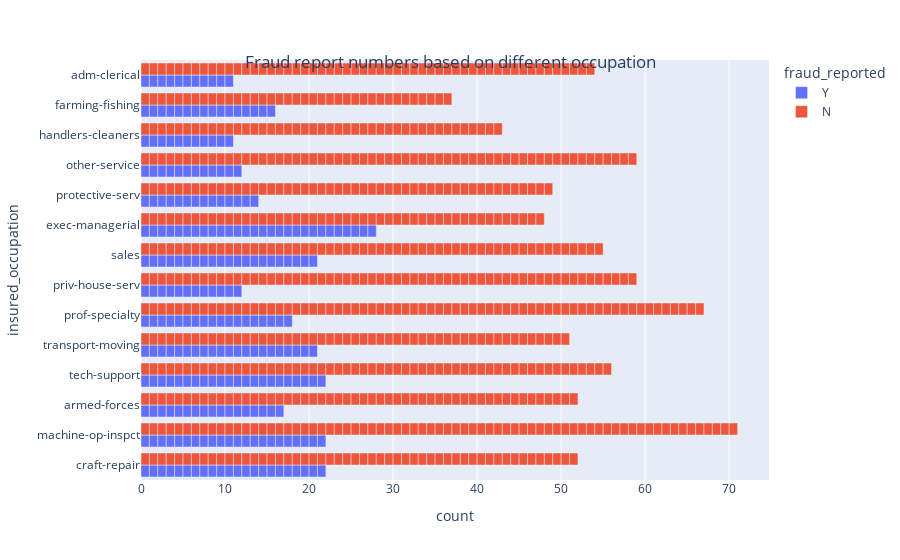

Source (notebook cell):
### Code cell
fig = plot_bar_group(insuranceDf, 'insured_occupation')
fig.update_traces(textposition="outside")
fig.update_layout(    title={
        'text': "Fraud report numbers based on different occupation",
        'y':0.9,
        'x':0.5,
        'xanchor': 'center',
        'yanchor': 'top'})
fig.show()

### Figure 1 — Plotly figure (JSON) as saved in the notebook; plotly's stock layout.template omitted (floating-point values rounded to 4 significant figures; data arrays with more than 128 entries replaced by an {"elided": "..."} marker saying what was removed)
{"data": [{"alignmentgroup": "True", "hovertemplate": "fraud_reported=Y<br>count=%{x}<br>insured_occupation=%{y}<extra></extra>", "legendgroup": "Y", "marker": {"color": "#636efa", "pattern": {"shape": ""}}, "name": "Y", "offsetgroup": "Y", "orientation": "h", "showlegend": true, "textposition": "outside", "type": "bar", "x": {"elided": "247 int values"}, "xaxis": "x", "y": {"elided": "247 str values"}, "yaxis": "y"}, {"alignmentgroup": "True", "hovertemplate": "fraud_reported=N<br>count=%{x}<br>insured_occupation=%{y}<extra></extra>", "legendgroup": "N", "marker": {"color": "#EF553B", "pattern": {"shape": ""}}, "name": "N", "offsetgroup": "N", "orientation": "h", "showlegend": true, "textposition": "outside", "type": "bar", "x": {"elided": "753 int values"}, "xaxis": "x", "y": {"elided": "753 str values"}, "yaxis": "y"}], "layout": {"barmode": "group", "legend": {"title": {"text": "fraud_reported"}, "tracegroupgap": 0}, "margin": {"t": 60}, "title": {"text": "Fraud report numbers based on different occupation", "x": 0.5, "xanchor": "center", "y": 0.9, "yanchor": "top"}, "xaxis": {"anchor": "y", "domain": [0, 1], "title": {"text": "count"}}, "yaxis": {"anchor": "x", "domain": [0, 1], "title": {"text": "insured_occupation"}}}}
